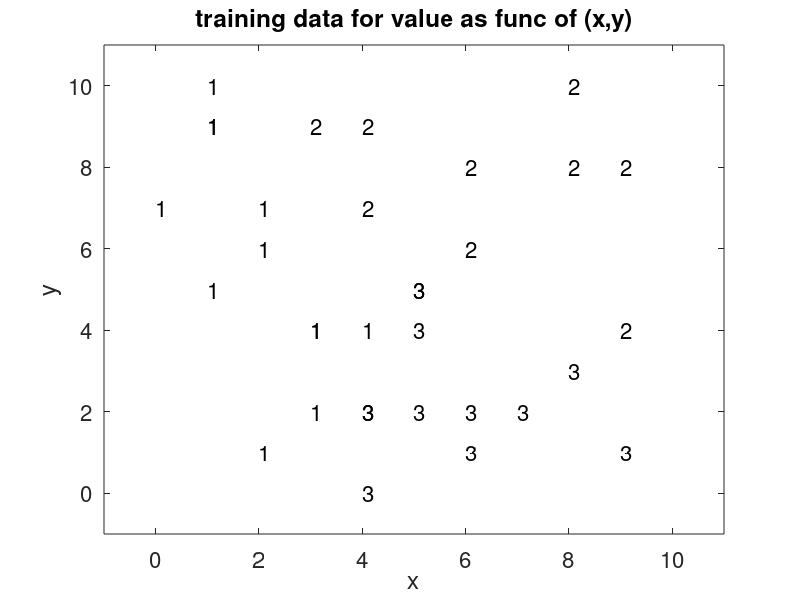

The MATLAB source for this figure: (Note: this script raises an error after producing the figure.)
close('all')
X=[3,6,1,0,5,5,4,4,3,4,6,3,2,5,4,8,6,8, 9,8,3,6, 1,4,7,2,9,1,4,2,9,1,5;
9,1,5,7,5,5,2,2,2,0,2,4,1,2,9,8,8,10,1,3,4,6,10,7,2,7,4,9,4,6,8,9,4];
y=[2,3,1,1,3,3,3,3,1,3,3,1,1,3,2,2,2, 2,3,3,1,2, 1,2,3,1,2,1,1,1,2,1,3];

x1=[0:0.1:10];
x2=[0:0.1:10];

figure;clf
set(0,'defaulttextfontsize',16); set(0,'defaultaxesfontsize',16);
xlim([-1 11])
ylim([-1 11])
xlabel('x')
ylabel('y')
box on
for i=1:length(y)
  text(X(1,i),X(2,i),num2str(y(i)));
end
title('training data for value as func of (x,y)');

% for classification, need to turn labels into matrix format:
T=zeros(max(y),length(y)); for i=1:length(y); T(y(i),i)=1; end

% Create network: specify number of neurons in each layer:
rng(3456);
clear net1
% [e.g., [2 6 2] would create 3 hidden layers with 2,6,2 neurons in each]
net1 = feedforwardnet([3 3]); % 2 hidden layers with 3 neurons each. sure.
disp('net1 = feedforwardnet([3 3]);');

% don't divide data into training, testing, validation.
net1.divideFcn='';

% Train network:
net1 = train(net1,X,T);
disp('net1 = train(net1,X,T);');
view(net1);